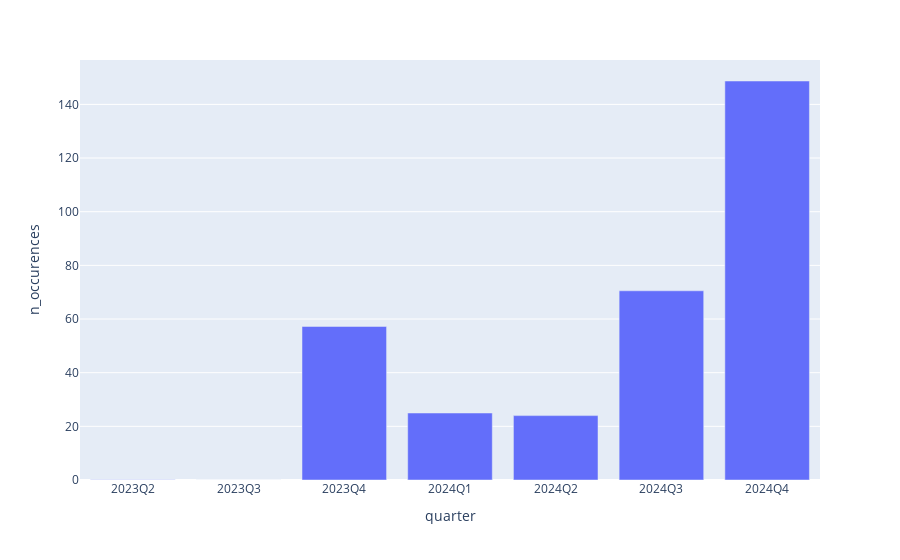

This figure's notebook cell:
### Markdown cell above
### Tying it all together

We can now seamlessly slice our data across any angle and include high level topics in our quantitative data analysis. If any topic is of interest we can immediately pull up the the relevent portion of the document, see connections across companies, quarters. Essentially, we now have a framework to quantitatively analyze and fly through any unstructured dataset.

### Code cell
topic_id = 69
row = topic_df.loc[topic_df.topic_id == topic_id].iloc[0]
print("Title:", row.short_title)
px.bar(topicOverTime(topic_id, ticker), y="n_occurences", x="quarter").show()
displayDocs(topic_id, "2024Q4", ticker)

### Figure 1 — Plotly figure (JSON) as saved in the notebook; plotly's stock layout.template omitted (floating-point values rounded to 4 significant figures)
{"data": [{"alignmentgroup": "True", "hovertemplate": "quarter=%{x}<br>n_occurences=%{y}<extra></extra>", "legendgroup": "", "marker": {"color": "#636efa", "pattern": {"shape": ""}}, "name": "", "offsetgroup": "", "orientation": "v", "showlegend": false, "textposition": "auto", "type": "bar", "x": ["2023Q2", "2023Q3", "2023Q4", "2024Q1", "2024Q2", "2024Q3", "2024Q4"], "xaxis": "x", "y": [0.09333, 0.02, 57.23, 24.97, 24.0, 70.52, 148.7], "yaxis": "y"}], "layout": {"autosize": true, "barmode": "relative", "legend": {"tracegroupgap": 0}, "margin": {"t": 60}, "xaxis": {"anchor": "y", "autorange": true, "domain": [0, 1], "range": [-0.5, 6.5], "title": {"text": "quarter"}, "type": "category"}, "yaxis": {"anchor": "x", "autorange": true, "domain": [0, 1], "range": [0, 156.5], "title": {"text": "n_occurences"}, "type": "linear"}}}
